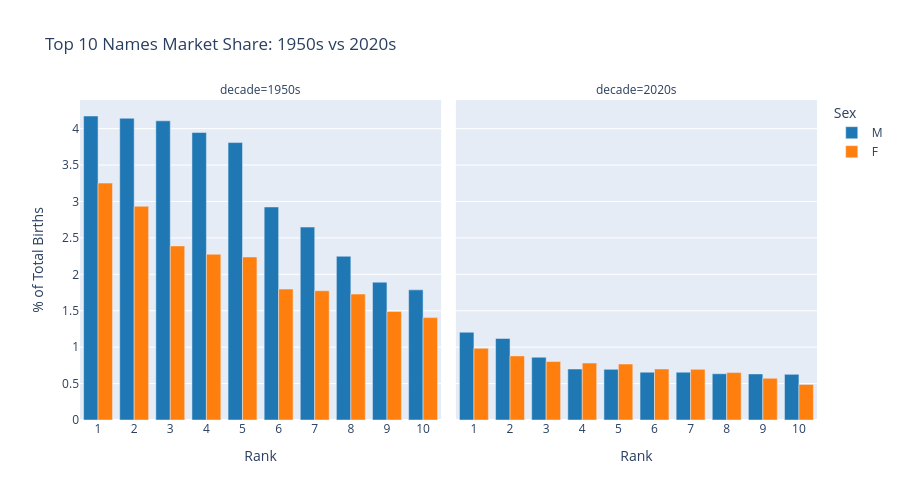

The notebook cell saved with this chart:
### Code cell
# Create visualization comparing concentration between decades
comparison_data = []

for item in top_names_comparison:
    decade = item['decade']
    sex = item['sex']
    top_names_df = item['top_names']
    
    for rank in range(1, 11):
        row = top_names_df.row(rank - 1)
        comparison_data.append({
            "decade": decade,
            "sex": sex,
            "rank": rank,
            "name": row[0],
            "pct_of_births": row[2]
        })

comparison_df = pl.DataFrame(comparison_data)

# Create grouped bar chart
fig = px.bar(
    comparison_df,
    x="rank",
    y="pct_of_births",
    color="sex",
    facet_col="decade",
    barmode="group",
    title="Top 10 Names Market Share: 1950s vs 2020s",
    labels={"rank": "Rank", "pct_of_births": "% of Total Births", "sex": "Sex"},
    color_discrete_map={"M": "#1f77b4", "F": "#ff7f0e"},
    category_orders={"decade": ["1950s", "2020s"]}
)

fig.update_layout(height=500)
fig.update_xaxes(tickmode="linear", tick0=1, dtick=1)

fig.show()

# Calculate summary statistics
print("\n" + "="*60)
print("SUMMARY STATISTICS")
print("="*60)

for decade in ["1950s", "2020s"]:
    print(f"\n{decade}:")
    for sex_val in ["M", "F"]:
        decade_data = comparison_df.filter(
            (pl.col("decade") == decade) & (pl.col("sex") == sex_val)
        )
        
        rank1_pct = decade_data.filter(pl.col("rank") == 1).get_column("pct_of_births")[0]
        top10_total = decade_data.get_column("pct_of_births").sum()
        
        print(f"  {sex_val}: #1 name = {rank1_pct:.2f}%, Top 10 total = {top10_total:.2f}%")

### Figure 1 — Plotly figure (JSON) as saved in the notebook; plotly's stock layout.template omitted (floating-point values rounded to 4 significant figures)
{"data": [{"alignmentgroup": "True", "hovertemplate": "Sex=M<br>decade=1950s<br>Rank=%{x}<br>% of Total Births=%{y}<extra></extra>", "legendgroup": "M", "marker": {"color": "#1f77b4", "pattern": {"shape": ""}}, "name": "M", "offsetgroup": "M", "orientation": "v", "showlegend": true, "textposition": "auto", "type": "bar", "x": [1, 2, 3, 4, 5, 6, 7, 8, 9, 10], "xaxis": "x", "y": [4.174, 4.142, 4.107, 3.947, 3.808, 2.924, 2.649, 2.248, 1.892, 1.786], "yaxis": "y"}, {"alignmentgroup": "True", "hovertemplate": "Sex=F<br>decade=1950s<br>Rank=%{x}<br>% of Total Births=%{y}<extra></extra>", "legendgroup": "F", "marker": {"color": "#ff7f0e", "pattern": {"shape": ""}}, "name": "F", "offsetgroup": "F", "orientation": "v", "showlegend": true, "textposition": "auto", "type": "bar", "x": [1, 2, 3, 4, 5, 6, 7, 8, 9, 10], "xaxis": "x", "y": [3.253, 2.934, 2.39, 2.276, 2.238, 1.797, 1.775, 1.729, 1.491, 1.405], "yaxis": "y"}, {"alignmentgroup": "True", "hovertemplate": "Sex=M<br>decade=2020s<br>Rank=%{x}<br>% of Total Births=%{y}<extra></extra>", "legendgroup": "M", "marker": {"color": "#1f77b4", "pattern": {"shape": ""}}, "name": "M", "offsetgroup": "M", "orientation": "v", "showlegend": false, "textposition": "auto", "type": "bar", "x": [1, 2, 3, 4, 5, 6, 7, 8, 9, 10], "xaxis": "x2", "y": [1.205, 1.12, 0.8616, 0.6998, 0.6952, 0.6568, 0.6566, 0.6349, 0.6328, 0.6265], "yaxis": "y2"}, {"alignmentgroup": "True", "hovertemplate": "Sex=F<br>decade=2020s<br>Rank=%{x}<br>% of Total Births=%{y}<extra></extra>", "legendgroup": "F", "marker": {"color": "#ff7f0e", "pattern": {"shape": ""}}, "name": "F", "offsetgroup": "F", "orientation": "v", "showlegend": false, "textposition": "auto", "type": "bar", "x": [1, 2, 3, 4, 5, 6, 7, 8, 9, 10], "xaxis": "x2", "y": [0.9852, 0.8803, 0.8022, 0.7822, 0.7684, 0.7005, 0.6952, 0.6511, 0.5728, 0.4883], "yaxis": "y2"}], "layout": {"annotations": [{"font": {}, "showarrow": false, "text": "decade=1950s", "x": 0.245, "xanchor": "center", "xref": "paper", "y": 1, "yanchor": "bottom", "yref": "paper"}, {"font": {}, "showarrow": false, "text": "decade=2020s", "x": 0.755, "xanchor": "center", "xref": "paper", "y": 1, "yanchor": "bottom", "yref": "paper"}], "barmode": "group", "height": 500, "legend": {"title": {"text": "Sex"}, "tracegroupgap": 0}, "title": {"text": "Top 10 Names Market Share: 1950s vs 2020s"}, "xaxis": {"anchor": "y", "domain": [0, 0.49], "dtick": 1, "tick0": 1, "tickmode": "linear", "title": {"text": "Rank"}}, "xaxis2": {"anchor": "y2", "domain": [0.51, 1], "dtick": 1, "matches": "x", "tick0": 1, "tickmode": "linear", "title": {"text": "Rank"}}, "yaxis": {"anchor": "x", "domain": [0, 1], "title": {"text": "% of Total Births"}}, "yaxis2": {"anchor": "x2", "domain": [0, 1], "matches": "y", "showticklabels": false}}}
